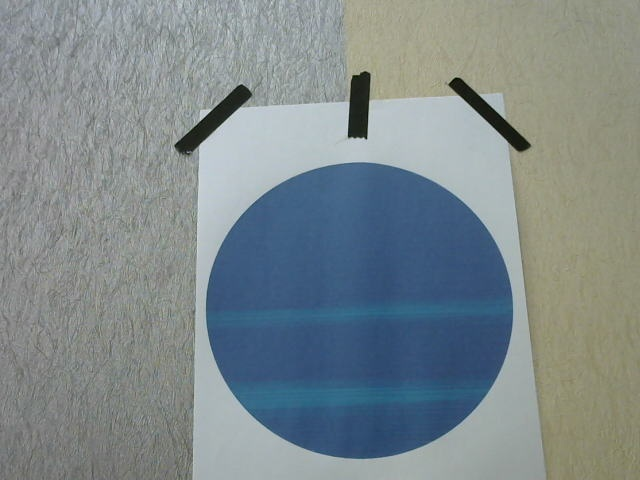
#> input picture scripts/img/circle_marker.jpg, 640 x 480 px; its folder holds only this picture in this run
$ python -i simple_find_contours.py   (imports and definitions only)   (older library calls are emulated)
#> lines starting #> are read from the running program, lines starting #| are printed output that depends on the picture; after the words box and inside, x2 and y2 are one past the last pixel; in counts of white or black regions, pixels touching at a corner belong together
#> further down, picture is the input picture: shape (480, 640, 3); mean B, G, R 139.7, 137.2, 126.3
from json.tool import main
import math
import cv2
import numpy as np

BLUR_VALUE = 3
SQUARE_TOLERANCE = 0.15
AREA_TOLERANCE = 0.15
DISTANCE_TOLERANCE = 0.25
WARP_DIM = 300
SMALL_DIM = 29


# global variable
# global qr_center, image_center


# [27 lines left out: functions count_children, has_square_parent, get_center, get_angle, not called in this run]


def get_midpoint(p1, p2):
    return [(p1[0] + p2[0]) / 2, (p1[1] + p2[1]) / 2]


"""
def get_farthest_points(contour, center):
    distances = []
    distances_to_points = {}
    for point in contour:
        point = point[0]
        d = math.hypot(point[0] - center[0], point[1] - center[1])
        distances.append(d)
        distances_to_points[d] = point
    distances = sorted(distances)
    return [distances_to_points[distances[-1]], distances_to_points[distances[-2]]]


def line_intersection(line1, line2):
    x_diff = (line1[0][0] - line1[1][0], line2[0][0] - line2[1][0])
    y_diff = (line1[0][1] - line1[1][1], line2[0][1] - line2[1][1])

    def det(a, b):
        return a[0] * b[1] - a[1] * b[0]

    div = det(x_diff, y_diff)
    if div == 0:
        return [-1, -1]

    d = (det(*line1), det(*line2))
    x = det(d, x_diff) / div
    y = det(d, y_diff) / div
    return [int(x), int(y)]
"""


# [69 lines left out: functions extend, get_box, distance_to_camera, get_direction, not called in this run]


def extract(frame, debug=False):
#> called with debug = False
    global output
    output = frame.copy()
    # get center image and draw solid circle at it
    global image_center
    height, width, channel = output.shape
#> height = 480; width = 640; channel = 3
    image_center = int(width / 2), int(height / 2)
#> image_center = (320, 240)
    cv2.circle(output, image_center, 5, (0, 255, 255), cv2.FILLED)
#> output: shape (480, 640, 3); 0.03% of pixels changed, all inside (x1, y1, x2, y2) = (315, 235, 326, 246)

    # Remove noise and unnecessary contours from frame
    gray = cv2.cvtColor(frame, cv2.COLOR_BGR2GRAY)
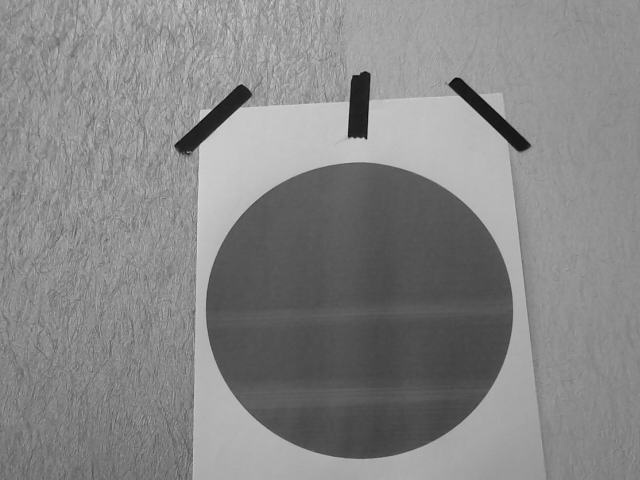
#> gray: shape (480, 640); min 3, max 221, mean 134.2
    gray = cv2.bilateralFilter(gray, 11, 17, 17)
    gray = cv2.GaussianBlur(gray, (BLUR_VALUE, BLUR_VALUE), 0)
    edged = cv2.Canny(gray, 30, 200)
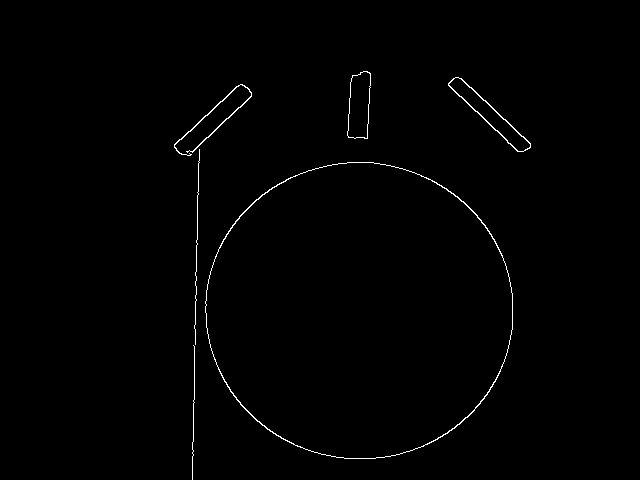
#> edged: shape (480, 640); 0.72% white in thin lines or dots, all inside (x1, y1, x2, y2) = (174, 71, 531, 480)

    _, contours, hierarchy = cv2.findContours(edged.copy(), cv2.RETR_TREE, cv2.CHAIN_APPROX_SIMPLE)
#> contours = 9 contours, 2 with area under 20; largest, box (x1, y1, x2, y2) and area: (205, 162, 513, 459) 71572, (205, 162, 513, 459) 71320, (448, 77, 531, 152) 1428, (448, 77, 531, 152) 1288, (347, 71, 371, 139) 1244, (347, 71, 371, 139) 1238, (174, 84, 252, 156) 132

    squares = []
    square_indices = []

    i = 0
    detected = False  # true if the contour get caught
    for c in contours:
        # Approximate the contour
        peri = cv2.arcLength(c, True)  # perimeter/ keliling
        area = cv2.contourArea(c)  # luas
        approx = cv2.approxPolyDP(c, 0.03 * peri, True)

        # Find all quadrilateral contours
        if len(approx) == 4:
            # Determine if quadrilateral is a square to within SQUARE_TOLERANCE
            if area > 25 and 1 - SQUARE_TOLERANCE < math.fabs(
                    (peri / 4) ** 2) / area < 1 + SQUARE_TOLERANCE and count_children(hierarchy[0],
                                                                                      i) >= 2 and has_square_parent(
                hierarchy[0], square_indices, i) is False:
                squares.append(approx)
                square_indices.append(i)
        i += 1
#> this loop made 9 passes
#> (peri, area, approx) on passes 5 to 9: (447.5, 132, [[249, 89], [176, 150]]), (229.4, 1428.5, [[448, 83], [517, 151], [530, 147], [461, 78]]), (227.1, 1288.5, [[448, 84], [460, 78], [530, 146], [518, 151]]), (172.9, 1244.5, [[367, 71], [351, 78], [348, 137], [367, 138]]), (170.5, 1238.5, [[366, 71], [367, 137], [349, 137], [351, 78]])
#> (peri, area) on passes 2 to 3: (1001.2, 71571.5), (998.9, 71319.5)
#> after the loop, i = 9; square_indices = []; squares = []

    main_corners = []
    east_corners = []
    south_corners = []
    rectangles = []
    # Determine if squares are QR codes
    for square in squares:
        area = cv2.contourArea(square)
        center = get_center(square)
        peri = cv2.arcLength(square, True)  # keliling objek

        similar = []
        tiny = []
        for other in squares:
            if square[0][0][0] != other[0][0][0]:  # bentuk lain dari indeks di dalam kontur
                # Determine if square is similar to other square within AREA_TOLERANCE
                if math.fabs(area - cv2.contourArea(other)) / max(area, cv2.contourArea(other)) <= AREA_TOLERANCE:
                    similar.append(other)
                elif peri / 4 / 2 > cv2.arcLength(other, True) / 4:
                    tiny.append(other)

                # math.fabs -> selisih. area_tolerance -> 0.15

        if len(similar) >= 2:
            detected = True  # contour get caught
            distances = []
            distances_to_contours = {}
            for sim in similar:
                sim_center = get_center(sim)
                d = math.hypot(sim_center[0] - center[0], sim_center[1] - center[1])
                distances.append(d)
                distances_to_contours[d] = sim
                # math.hypot -> jarak dari dua titik koordinat
            distances = sorted(distances)
            closest_a = distances[-1]  # indeks terakhir
            closest_b = distances[-2]  # indeks ke dua dari akhir

            # Determine if this square is the top left QR code indicator
            if max(closest_a, closest_b) < cv2.arcLength(square, True) * 2.5 and math.fabs(closest_a - closest_b) / max(
                    closest_a, closest_b) <= DISTANCE_TOLERANCE:
                # Determine placement of other indicators (even if code is rotated)
                angle_a = get_angle(get_center(distances_to_contours[closest_a]), center)
                angle_b = get_angle(get_center(distances_to_contours[closest_b]), center)
                if angle_a < angle_b or (angle_b < -90 and angle_a > 0):
                    east = distances_to_contours[closest_a]
                    south = distances_to_contours[closest_b]
                else:
                    east = distances_to_contours[closest_b]
                    south = distances_to_contours[closest_a]

                midpoint = get_midpoint(get_center(east), get_center(south))
                # Determine location of fourth corner
                diagonal = peri / 4 * 1.41421

                # temporary
                main_box = get_center(square)
                east_box = get_center(east)
                south_box = get_center(south)

                # determine the x, y and center of the qr code
                global qr_center
                left, right, qr_center = get_box(east_box, south_box, east, south)

                # Append rectangle, offsetting to farthest borders
                rectangles.append([extend(midpoint, center, diagonal / 2, True),
                                   extend(midpoint, get_center(distances_to_contours[closest_b]), diagonal / 2, True),
                                   extend(midpoint, get_center(distances_to_contours[closest_a]), diagonal / 2, True)])
                east_corners.append(east)
                south_corners.append(south)
                main_corners.append(square)
                # print a text
                cv2.putText(output, "Main", main_box, cv2.FONT_HERSHEY_SIMPLEX, 0.5, (0, 255, 255), 1, cv2.LINE_AA)
                cv2.putText(output, "East", east_box, cv2.FONT_HERSHEY_SIMPLEX, 0.5, (0, 255, 255), 1, cv2.LINE_AA)
                cv2.putText(output, "South", south_box, cv2.FONT_HERSHEY_SIMPLEX, 0.5, (0, 255, 255), 1, cv2.LINE_AA)
                # draw qr code details
                cv2.rectangle(output, left, right, (255, 255, 255), 2)
                cv2.circle(output, qr_center, 10, (255, 255, 255), cv2.FILLED)
                cv2.putText(output, "Center", qr_center, cv2.FONT_HERSHEY_SIMPLEX, 0.5, (0, 255, 255), 1, cv2.LINE_AA)

                # width and height contour
                global contour_width, contour_height
                contour_width = math.fabs(left[0] - right[0])
                contour_height = math.fabs(left[1] - right[1])
#> this loop made 0 passes
#> after the loop, east_corners = []; main_corners = []; rectangles = []; south_corners = []
                # [8 lines of commented-out code are left out]
    if debug:
        # Draw debug information onto frame before outputting it
        cv2.drawContours(output, squares, -1, (255, 255, 255), 4)  # (5, 5, 5), 2)
        cv2.drawContours(output, main_corners, -1, (0, 0, 128), 3)
        cv2.drawContours(output, east_corners, -1, (0, 128, 0), 3)
        cv2.drawContours(output, south_corners, -1, (128, 0, 0), 3)

    return output, detected


"""
# note

get_direction bagian x, blum menggunakan yang pembagian sbgaimana pada modul ini. toleransinya masih 50 bukan 0. ...

another option to create rectangle over qr codes:
rect = cv2.minAreaRect()
box = cv2.cv.boxPoints(rect)
box = np.int0(box)
cv2.drawContours(image, [box], 0, (color), thickness)
"""

>>> import cv2
>>> picture = cv2.imread('../img/circle_marker.jpg')
>>> result = extract(picture)
